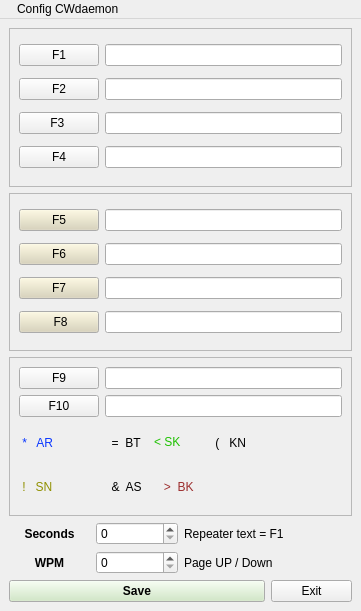
<ui version="4.0" >
 <class>keyer</class>
 <widget class="QMainWindow" name="keyer" >
  <property name="geometry" >
   <rect>
    <x>0</x>
    <y>0</y>
    <width>361</width>
    <height>611</height>
   </rect>
  </property>
  <property name="windowTitle" >
   <string>QtLog - cwKeyer</string>
  </property>
  <widget class="QWidget" name="centralwidget" >
   <layout class="QGridLayout" name="gridLayout_4" >
    <item row="0" column="0" colspan="4" >
     <widget class="QFrame" name="frame" >
      <property name="frameShape" >
       <enum>QFrame::StyledPanel</enum>
      </property>
      <property name="frameShadow" >
       <enum>QFrame::Plain</enum>
      </property>
      <layout class="QGridLayout" name="gridLayout" >
       <item row="0" column="0" >
        <widget class="QPushButton" name="ButtonF3" >
         <property name="focusPolicy" >
          <enum>Qt::NoFocus</enum>
         </property>
         <property name="text" >
          <string>F1</string>
         </property>
        </widget>
       </item>
       <item row="0" column="1" >
        <widget class="QLineEdit" name="lineEditF1" >
         <property name="text" >
          <string/>
         </property>
        </widget>
       </item>
       <item row="1" column="0" >
        <widget class="QPushButton" name="ButtonF4" >
         <property name="focusPolicy" >
          <enum>Qt::NoFocus</enum>
         </property>
         <property name="text" >
          <string>F2</string>
         </property>
        </widget>
       </item>
       <item row="1" column="1" >
        <widget class="QLineEdit" name="lineEditF2" >
         <property name="text" >
          <string/>
         </property>
        </widget>
       </item>
       <item row="2" column="0" >
        <widget class="QPushButton" name="ButtonF5" >
         <property name="focusPolicy" >
          <enum>Qt::NoFocus</enum>
         </property>
         <property name="text" >
          <string>F3 </string>
         </property>
        </widget>
       </item>
       <item row="2" column="1" >
        <widget class="QLineEdit" name="lineEditF3" >
         <property name="text" >
          <string/>
         </property>
        </widget>
       </item>
       <item row="3" column="0" >
        <widget class="QPushButton" name="ButtonF6" >
         <property name="focusPolicy" >
          <enum>Qt::NoFocus</enum>
         </property>
         <property name="text" >
          <string>F4</string>
         </property>
        </widget>
       </item>
       <item row="3" column="1" >
        <widget class="QLineEdit" name="lineEditF4" >
         <property name="text" >
          <string/>
         </property>
        </widget>
       </item>
      </layout>
     </widget>
    </item>
    <item row="1" column="0" colspan="4" >
     <widget class="QFrame" name="frame_2" >
      <property name="frameShape" >
       <enum>QFrame::StyledPanel</enum>
      </property>
      <property name="frameShadow" >
       <enum>QFrame::Plain</enum>
      </property>
      <layout class="QGridLayout" name="gridLayout_2" >
       <item row="0" column="0" >
        <widget class="QPushButton" name="ButtonF7" >
         <property name="palette" >
          <palette>
           <active>
            <colorrole role="Button" >
             <brush brushstyle="SolidPattern" >
              <color alpha="255" >
               <red>217</red>
               <green>211</green>
               <blue>181</blue>
              </color>
             </brush>
            </colorrole>
           </active>
           <inactive>
            <colorrole role="Button" >
             <brush brushstyle="SolidPattern" >
              <color alpha="255" >
               <red>217</red>
               <green>211</green>
               <blue>181</blue>
              </color>
             </brush>
            </colorrole>
           </inactive>
           <disabled>
            <colorrole role="Button" >
             <brush brushstyle="SolidPattern" >
              <color alpha="255" >
               <red>217</red>
               <green>211</green>
               <blue>181</blue>
              </color>
             </brush>
            </colorrole>
           </disabled>
          </palette>
         </property>
         <property name="focusPolicy" >
          <enum>Qt::NoFocus</enum>
         </property>
         <property name="text" >
          <string>F5</string>
         </property>
        </widget>
       </item>
       <item row="0" column="1" >
        <widget class="QLineEdit" name="lineEditF5" >
         <property name="text" >
          <string/>
         </property>
        </widget>
       </item>
       <item row="1" column="0" >
        <widget class="QPushButton" name="ButtonF8" >
         <property name="palette" >
          <palette>
           <active>
            <colorrole role="Button" >
             <brush brushstyle="SolidPattern" >
              <color alpha="255" >
               <red>217</red>
               <green>211</green>
               <blue>181</blue>
              </color>
             </brush>
            </colorrole>
           </active>
           <inactive>
            <colorrole role="Button" >
             <brush brushstyle="SolidPattern" >
              <color alpha="255" >
               <red>217</red>
               <green>211</green>
               <blue>181</blue>
              </color>
             </brush>
            </colorrole>
           </inactive>
           <disabled>
            <colorrole role="Button" >
             <brush brushstyle="SolidPattern" >
              <color alpha="255" >
               <red>217</red>
               <green>211</green>
               <blue>181</blue>
              </color>
             </brush>
            </colorrole>
           </disabled>
          </palette>
         </property>
         <property name="focusPolicy" >
          <enum>Qt::NoFocus</enum>
         </property>
         <property name="text" >
          <string>F6</string>
         </property>
        </widget>
       </item>
       <item row="1" column="1" >
        <widget class="QLineEdit" name="lineEditF6" >
         <property name="text" >
          <string/>
         </property>
        </widget>
       </item>
       <item row="2" column="0" >
        <widget class="QPushButton" name="pushButton" >
         <property name="palette" >
          <palette>
           <active>
            <colorrole role="Button" >
             <brush brushstyle="SolidPattern" >
              <color alpha="255" >
               <red>217</red>
               <green>211</green>
               <blue>181</blue>
              </color>
             </brush>
            </colorrole>
           </active>
           <inactive>
            <colorrole role="Button" >
             <brush brushstyle="SolidPattern" >
              <color alpha="255" >
               <red>217</red>
               <green>211</green>
               <blue>181</blue>
              </color>
             </brush>
            </colorrole>
           </inactive>
           <disabled>
            <colorrole role="Button" >
             <brush brushstyle="SolidPattern" >
              <color alpha="255" >
               <red>217</red>
               <green>211</green>
               <blue>181</blue>
              </color>
             </brush>
            </colorrole>
           </disabled>
          </palette>
         </property>
         <property name="focusPolicy" >
          <enum>Qt::NoFocus</enum>
         </property>
         <property name="text" >
          <string>F7</string>
         </property>
        </widget>
       </item>
       <item row="2" column="1" >
        <widget class="QLineEdit" name="lineEditF7" />
       </item>
       <item row="3" column="0" >
        <widget class="QPushButton" name="pushButton_2" >
         <property name="palette" >
          <palette>
           <active>
            <colorrole role="Button" >
             <brush brushstyle="SolidPattern" >
              <color alpha="255" >
               <red>217</red>
               <green>211</green>
               <blue>181</blue>
              </color>
             </brush>
            </colorrole>
           </active>
           <inactive>
            <colorrole role="Button" >
             <brush brushstyle="SolidPattern" >
              <color alpha="255" >
               <red>217</red>
               <green>211</green>
               <blue>181</blue>
              </color>
             </brush>
            </colorrole>
           </inactive>
           <disabled>
            <colorrole role="Button" >
             <brush brushstyle="SolidPattern" >
              <color alpha="255" >
               <red>217</red>
               <green>211</green>
               <blue>181</blue>
              </color>
             </brush>
            </colorrole>
           </disabled>
          </palette>
         </property>
         <property name="focusPolicy" >
          <enum>Qt::NoFocus</enum>
         </property>
         <property name="text" >
          <string> F8</string>
         </property>
        </widget>
       </item>
       <item row="3" column="1" >
        <widget class="QLineEdit" name="lineEditF8" />
       </item>
      </layout>
     </widget>
    </item>
    <item row="2" column="0" colspan="4" >
     <widget class="QFrame" name="frame_3" >
      <property name="frameShape" >
       <enum>QFrame::StyledPanel</enum>
      </property>
      <layout class="QGridLayout" name="gridLayout_3" >
       <item row="0" column="1" colspan="5" >
        <widget class="QLineEdit" name="lineEditF9" />
       </item>
       <item row="1" column="1" colspan="5" >
        <widget class="QLineEdit" name="lineEditF10" />
       </item>
       <item row="2" column="0" >
        <widget class="QLabel" name="label_4" >
         <property name="palette" >
          <palette>
           <active>
            <colorrole role="WindowText" >
             <brush brushstyle="SolidPattern" >
              <color alpha="255" >
               <red>10</red>
               <green>55</green>
               <blue>255</blue>
              </color>
             </brush>
            </colorrole>
           </active>
           <inactive>
            <colorrole role="WindowText" >
             <brush brushstyle="SolidPattern" >
              <color alpha="255" >
               <red>10</red>
               <green>55</green>
               <blue>255</blue>
              </color>
             </brush>
            </colorrole>
           </inactive>
           <disabled>
            <colorrole role="WindowText" >
             <brush brushstyle="SolidPattern" >
              <color alpha="255" >
               <red>146</red>
               <green>145</green>
               <blue>144</blue>
              </color>
             </brush>
            </colorrole>
           </disabled>
          </palette>
         </property>
         <property name="text" >
          <string> *   AR</string>
         </property>
        </widget>
       </item>
       <item row="2" column="1" >
        <widget class="QLabel" name="label_5" >
         <property name="text" >
          <string>  =  BT</string>
         </property>
        </widget>
       </item>
       <item row="2" column="2" >
        <widget class="QLabel" name="label_6" >
         <property name="palette" >
          <palette>
           <active>
            <colorrole role="WindowText" >
             <brush brushstyle="SolidPattern" >
              <color alpha="255" >
               <red>30</red>
               <green>193</green>
               <blue>1</blue>
              </color>
             </brush>
            </colorrole>
           </active>
           <inactive>
            <colorrole role="WindowText" >
             <brush brushstyle="SolidPattern" >
              <color alpha="255" >
               <red>30</red>
               <green>193</green>
               <blue>1</blue>
              </color>
             </brush>
            </colorrole>
           </inactive>
           <disabled>
            <colorrole role="WindowText" >
             <brush brushstyle="SolidPattern" >
              <color alpha="255" >
               <red>146</red>
               <green>145</green>
               <blue>144</blue>
              </color>
             </brush>
            </colorrole>
           </disabled>
          </palette>
         </property>
         <property name="text" >
          <string>   &lt;  SK</string>
         </property>
        </widget>
       </item>
       <item row="2" column="3" colspan="2" >
        <widget class="QLabel" name="label_7" >
         <property name="text" >
          <string>    (   KN</string>
         </property>
        </widget>
       </item>
       <item row="3" column="0" >
        <widget class="QLabel" name="label_8" >
         <property name="palette" >
          <palette>
           <active>
            <colorrole role="WindowText" >
             <brush brushstyle="SolidPattern" >
              <color alpha="255" >
               <red>144</red>
               <green>144</green>
               <blue>0</blue>
              </color>
             </brush>
            </colorrole>
           </active>
           <inactive>
            <colorrole role="WindowText" >
             <brush brushstyle="SolidPattern" >
              <color alpha="255" >
               <red>144</red>
               <green>144</green>
               <blue>0</blue>
              </color>
             </brush>
            </colorrole>
           </inactive>
           <disabled>
            <colorrole role="WindowText" >
             <brush brushstyle="SolidPattern" >
              <color alpha="255" >
               <red>146</red>
               <green>145</green>
               <blue>144</blue>
              </color>
             </brush>
            </colorrole>
           </disabled>
          </palette>
         </property>
         <property name="text" >
          <string> !   SN</string>
         </property>
        </widget>
       </item>
       <item row="3" column="1" >
        <widget class="QLabel" name="label_9" >
         <property name="text" >
          <string>  &amp;  AS</string>
         </property>
        </widget>
       </item>
       <item row="0" column="0" >
        <widget class="QPushButton" name="pushButton_3" >
         <property name="focusPolicy" >
          <enum>Qt::NoFocus</enum>
         </property>
         <property name="text" >
          <string>F9</string>
         </property>
        </widget>
       </item>
       <item row="1" column="0" >
        <widget class="QPushButton" name="pushButton_4" >
         <property name="focusPolicy" >
          <enum>Qt::NoFocus</enum>
         </property>
         <property name="text" >
          <string>F10</string>
         </property>
        </widget>
       </item>
       <item row="3" column="2" colspan="2" >
        <widget class="QLabel" name="label_10" >
         <property name="palette" >
          <palette>
           <active>
            <colorrole role="WindowText" >
             <brush brushstyle="SolidPattern" >
              <color alpha="255" >
               <red>156</red>
               <green>46</green>
               <blue>46</blue>
              </color>
             </brush>
            </colorrole>
           </active>
           <inactive>
            <colorrole role="WindowText" >
             <brush brushstyle="SolidPattern" >
              <color alpha="255" >
               <red>156</red>
               <green>46</green>
               <blue>46</blue>
              </color>
             </brush>
            </colorrole>
           </inactive>
           <disabled>
            <colorrole role="WindowText" >
             <brush brushstyle="SolidPattern" >
              <color alpha="255" >
               <red>146</red>
               <green>145</green>
               <blue>144</blue>
              </color>
             </brush>
            </colorrole>
           </disabled>
          </palette>
         </property>
         <property name="text" >
          <string>   >  BK</string>
         </property>
        </widget>
       </item>
      </layout>
     </widget>
    </item>
    <item row="3" column="0" >
     <widget class="QLabel" name="label_11" >
      <property name="font" >
       <font>
        <weight>75</weight>
        <bold>true</bold>
       </font>
      </property>
      <property name="text" >
       <string>Seconds</string>
      </property>
      <property name="alignment" >
       <set>Qt::AlignCenter</set>
      </property>
     </widget>
    </item>
    <item row="3" column="1" >
     <widget class="QSpinBox" name="repeater" >
      <property name="focusPolicy" >
       <enum>Qt::NoFocus</enum>
      </property>
     </widget>
    </item>
    <item row="3" column="2" colspan="2" >
     <widget class="QLabel" name="label_3" >
      <property name="text" >
       <string>Repeater text = F1</string>
      </property>
     </widget>
    </item>
    <item row="4" column="0" >
     <widget class="QLabel" name="label" >
      <property name="font" >
       <font>
        <weight>75</weight>
        <bold>true</bold>
       </font>
      </property>
      <property name="text" >
       <string>WPM</string>
      </property>
      <property name="alignment" >
       <set>Qt::AlignCenter</set>
      </property>
     </widget>
    </item>
    <item row="4" column="1" >
     <widget class="QSpinBox" name="BoxSpeed" >
      <property name="focusPolicy" >
       <enum>Qt::NoFocus</enum>
      </property>
     </widget>
    </item>
    <item row="4" column="2" colspan="2" >
     <widget class="QLabel" name="label_2" >
      <property name="text" >
       <string>Page UP / Down</string>
      </property>
     </widget>
    </item>
    <item row="5" column="0" colspan="3" >
     <widget class="QPushButton" name="ButtonSave" >
      <property name="palette" >
       <palette>
        <active>
         <colorrole role="Button" >
          <brush brushstyle="SolidPattern" >
           <color alpha="255" >
            <red>204</red>
            <green>232</green>
            <blue>191</blue>
           </color>
          </brush>
         </colorrole>
        </active>
        <inactive>
         <colorrole role="Button" >
          <brush brushstyle="SolidPattern" >
           <color alpha="255" >
            <red>204</red>
            <green>232</green>
            <blue>191</blue>
           </color>
          </brush>
         </colorrole>
        </inactive>
        <disabled>
         <colorrole role="Button" >
          <brush brushstyle="SolidPattern" >
           <color alpha="255" >
            <red>204</red>
            <green>232</green>
            <blue>191</blue>
           </color>
          </brush>
         </colorrole>
        </disabled>
       </palette>
      </property>
      <property name="font" >
       <font>
        <weight>75</weight>
        <bold>true</bold>
       </font>
      </property>
      <property name="focusPolicy" >
       <enum>Qt::NoFocus</enum>
      </property>
      <property name="text" >
       <string>Save</string>
      </property>
     </widget>
    </item>
    <item row="5" column="3" >
     <widget class="QPushButton" name="ButtonExit" >
      <property name="text" >
       <string>Exit</string>
      </property>
     </widget>
    </item>
   </layout>
  </widget>
  <widget class="QMenuBar" name="menubar" >
   <property name="geometry" >
    <rect>
     <x>0</x>
     <y>0</y>
     <width>361</width>
     <height>31</height>
    </rect>
   </property>
   <widget class="QMenu" name="menuConfig" >
    <property name="title" >
     <string>  Config CWdaemon </string>
    </property>
    <addaction name="actionCwkeyer" />
   </widget>
   <addaction name="menuConfig" />
  </widget>
  <action name="actionCwkeyer" >
   <property name="text" >
    <string>daemon base config                    </string>
   </property>
  </action>
 </widget>
 <resources/>
 <connections/>
 <designerdata>
  <property name="gridDeltaX" >
   <number>4</number>
  </property>
  <property name="gridDeltaY" >
   <number>4</number>
  </property>
  <property name="gridSnapX" >
   <bool>true</bool>
  </property>
  <property name="gridSnapY" >
   <bool>true</bool>
  </property>
  <property name="gridVisible" >
   <bool>true</bool>
  </property>
 </designerdata>
</ui>
